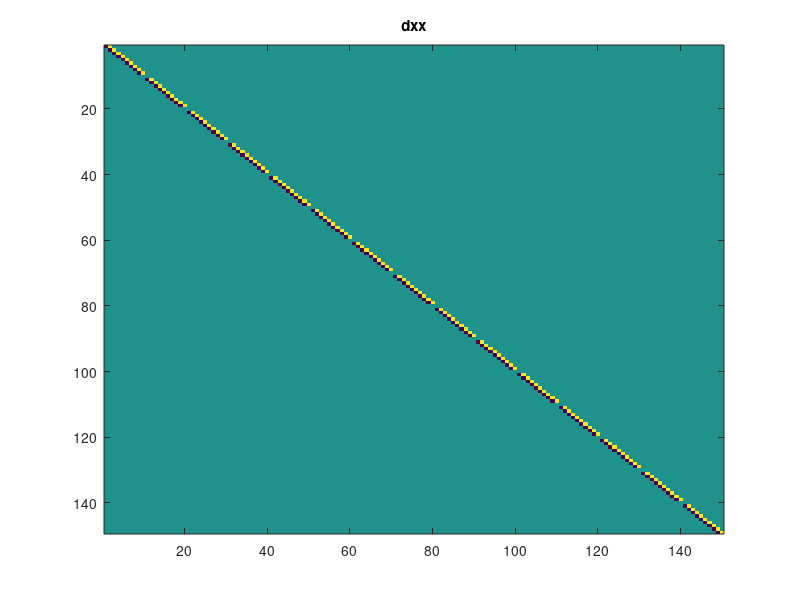
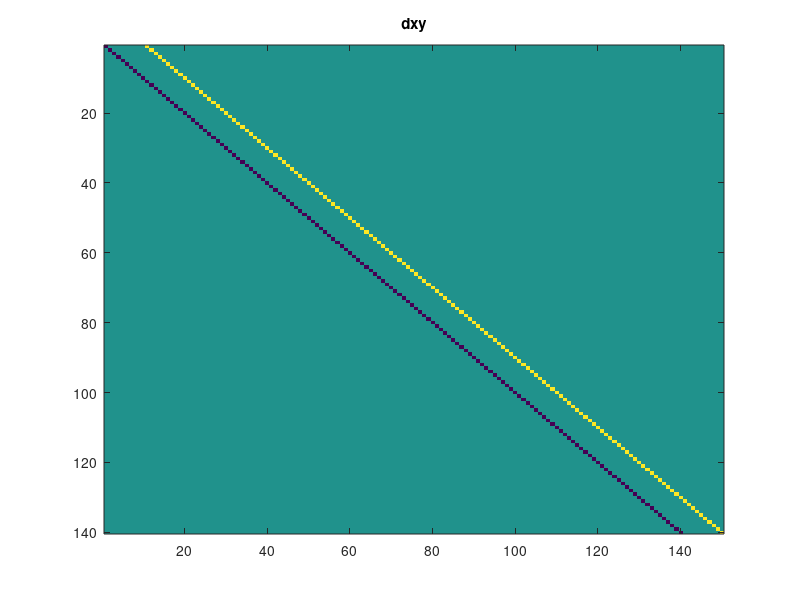

Write MATLAB code to recreate these figures, in order.
%%% create a matrix that calculates rms smoothness

nk = [10 15];
nks = prod(nk);
consecutive = ones(nks,1);
consecutive(nk(1):nk(1):end) = 0;
Dxx = spdiags(consecutive*[-1 1],[ 0 1],nks-1,nks);

Dxy = spdiags(ones(nks,1)*[-1 1],[ 0 nk(1)],nks - nk(1) ,nks);

Dx =  Dxx'*Dxx + Dxy'*Dxy    ;

figure
imagesc(Dxx); title('dxx')
figure
imagesc(Dxy); title('dxy')

data = rand(nk);
rmsx =  sum(sum((data(1:end-1,:) - data(2:end,:)).^2))  
rmsy = sum(sum((data(:,1:end-1) - data(:,2:end)).^2 )) 

rms = rmsx + rmsy

rms_matrix = data(:)' * Dx * data(:)
